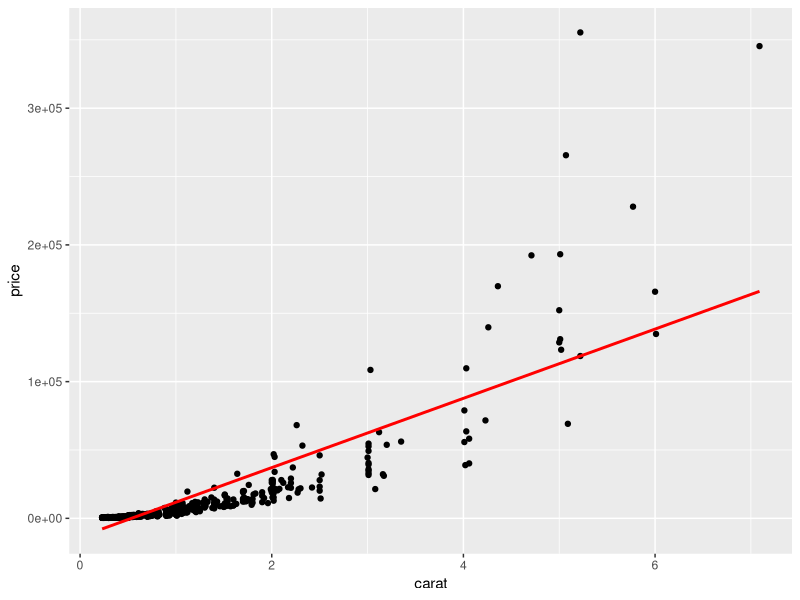
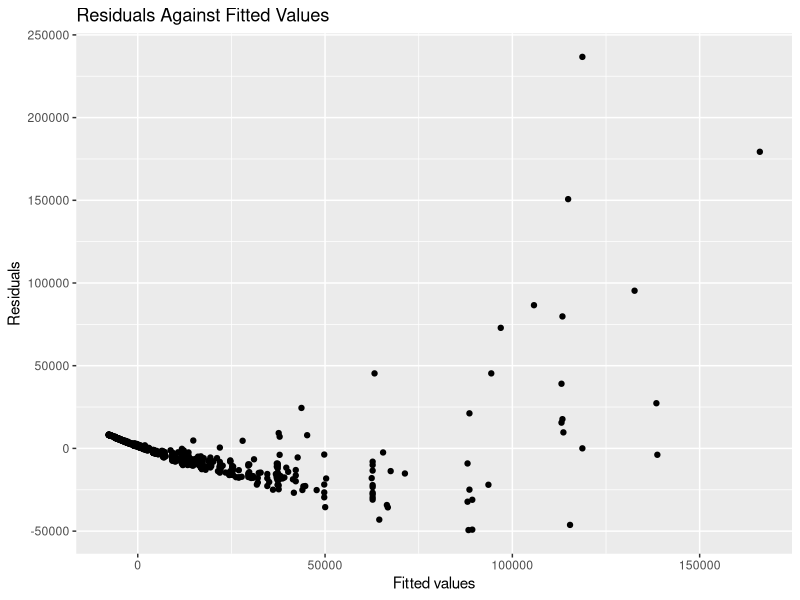
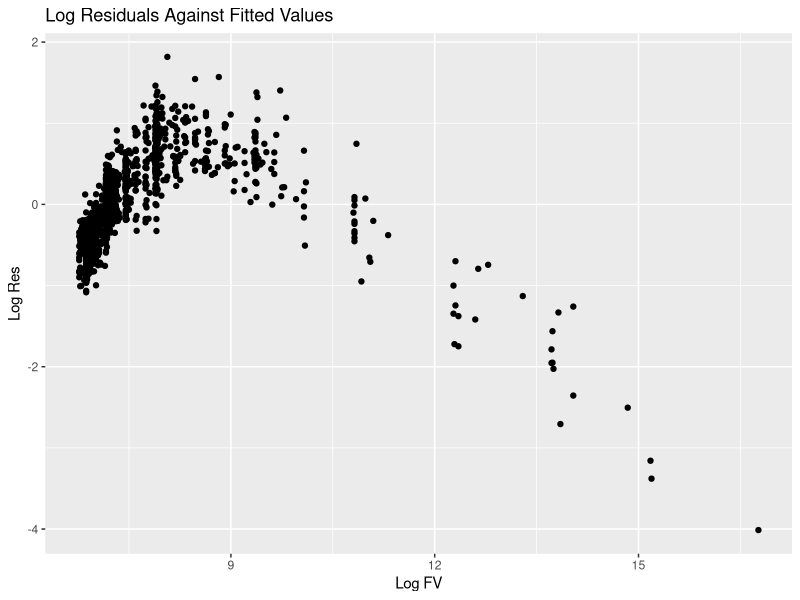
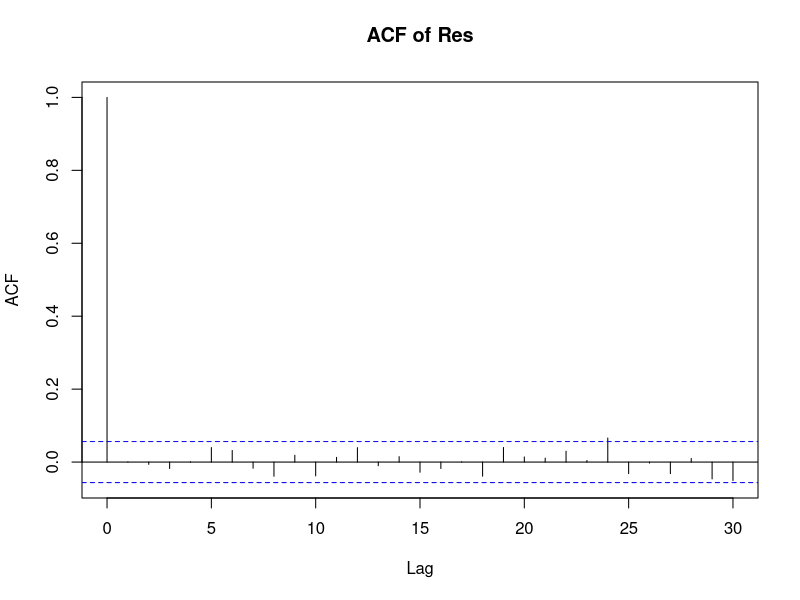
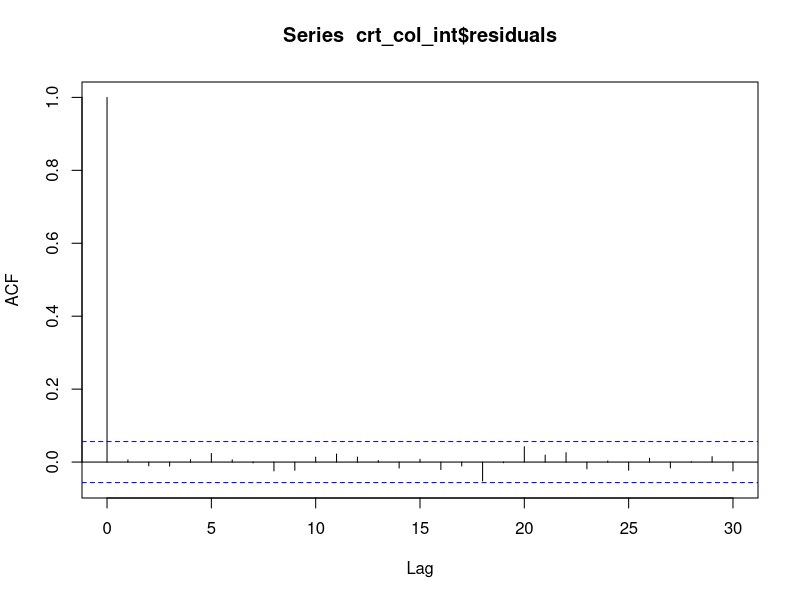
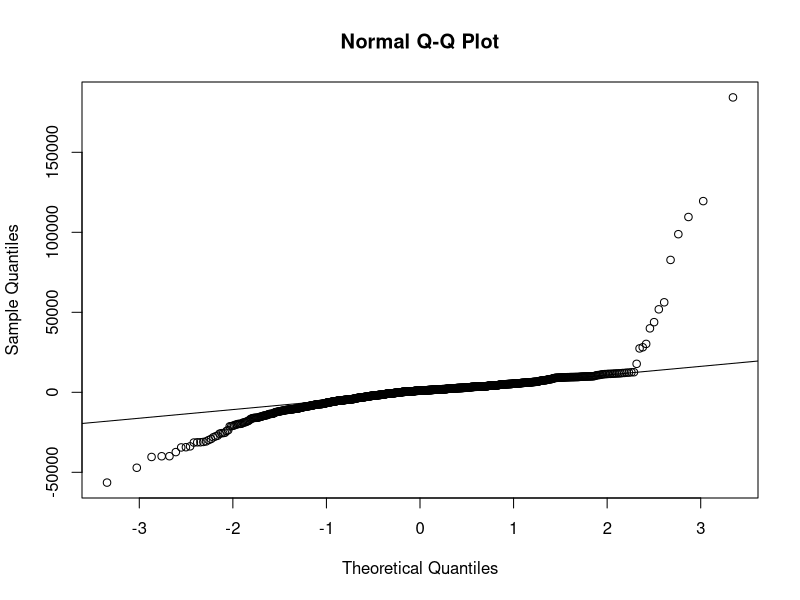
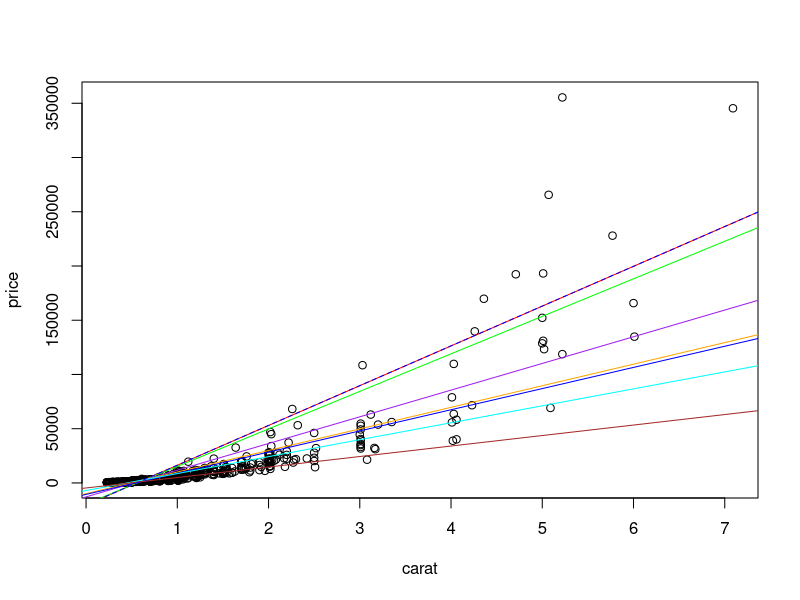

Here is the R script that generated these plots, in order:
#!/usr/bin/env Rscript

# Drake Wagner
# dbw2tn
# dbw2tn@virginia.edu
setwd('~/git/stat-6021')                  # LINUX
# setwd('C:\\Users\\dwagn\\git\\stat-6021') # WINDOWS

library('ggplot2')

dia <- read.csv('diamonds4.csv')

ggplot(data=dia, aes(x=carat, y=price)) + 
  geom_point() + 
  geom_smooth(method='lm', formula= y~x, se=FALSE, col='red')

attach(dia)
slr_model_1 <- lm(price~carat)
summary(slr_model_1)

ggplot(data=dia, aes(x=slr_model_1$fitted.values, y=slr_model_1$residuals)) +
  geom_point() +
  labs(title='Residuals Against Fitted Values') +
  ylab('Residuals') +
  xlab('Fitted values')

log_price <- log(price)
slr_model_2 <- lm(log_price~carat)
summary(slr_model_2) # significant!

ggplot(data=dia, aes(x=slr_model_2$fitted.values, y=slr_model_2$residuals)) +
  geom_point() +
  labs(title='Log Residuals Against Fitted Values') +
  ylab('Log Res') +
  xlab('Log FV')

acf(slr_model_2$residuals, main="ACF of Res") # ACF of residuals


########
# Price in relation to carat and color
crt_col_int <- lm(price~carat*color)
summary(crt_col_int)
# All colors except for Color E are significant, suggesting that carat and color
# are jointly correlated with the price of the diamond.

acf(crt_col_int$residuals)
qqnorm(crt_col_int$residuals)
qqline(crt_col_int$residuals)
# All colors except for Color E are significant, suggesting that carat and color
# are jointly correlated with the price of the diamond.




plot(x=carat, y=price)
sub1<-subset(dia, color=='D')
sub2<-subset(dia, color=='E')
sub3<-subset(dia, color=='F')
sub4<-subset(dia, color=='G')
sub5<-subset(dia, color=='H')
sub6<-subset(dia, color=='I')
sub7<-subset(dia, color=='J')


reg1<-lm(price~carat, data=sub1)
reg2<-lm(price~carat, data=sub2)
reg3<-lm(price~carat, data=sub3)
reg4<-lm(price~carat, data=sub4)
reg5<-lm(price~carat, data=sub5)
reg6<-lm(price~carat, data=sub6)
reg7<-lm(price~carat, data=sub7)

abline(reg1, col="red")
abline(reg2, col="green")
abline(reg3, col="purple")
abline(reg4, col="orange")
abline(reg5, col="blue")
abline(reg6, col="cyan")
abline(reg7, col="brown")
abline(crt_col_int, col="blue", lty=2)

lm_3 <- lm(price~carat + color)
anova(slr_model_1, crt_col_int) 
anova(lm_3, crt_col_int) # carat*color vs carat+color


# H0 = The slope of the interaction terms is zero
# HA = At least one of the interaction terms has a slope other than zero

# We can see from our ANOVA table that the relationship between color and carat
# in regards to price is a significant interaction. We also see that the Adjusted 
# R-squared valued is 0,7694, leading us to believe that 75% of the variation in 
# our response variable is due to the predictors, which is a respectable number. 
# Therefore, we will reject our null hypothesis and keep the interaction terms in our reduced model. 


